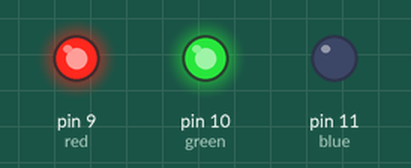
Simulated run of this sketch. Board: Arduino Nano, built with avr-gcc and run on an emulated ATmega328P. Shown: output pins drawn as LEDs (lit = HIGH).

Above: at 0.5 s.
At 1.5 s:
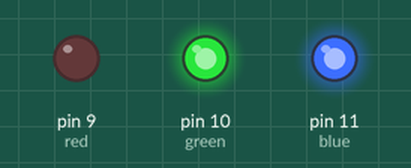
At 3.5 s:
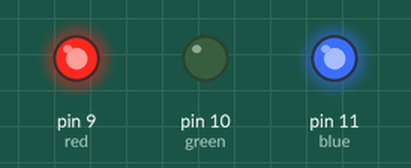
At 4.5 s:
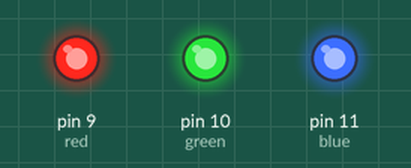
Timing chart, 0 to 6.5 s (numbered marks = the images above):
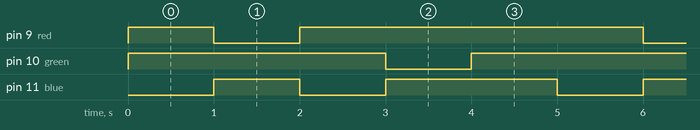

Measured:
- by itself, pin 9 (red), pin 10 (green): repeats every 5.0 s: LOW 1.0 s, HIGH 4.0 s
- by itself, pin 11 (blue): repeats every 5.0 s: LOW 1.0 s, HIGH 2.0 s, LOW 1.0 s, HIGH 1.0 s
- by itself, everything shown: repeats every 5.0 s, in 5 steps

The sketch:

sketch.ino
```cpp
int green = 10;
int blue = 11;
int red = 9;

void setup() {


  pinMode(green, OUTPUT);
  pinMode(blue, OUTPUT);
  pinMode(red, OUTPUT);// Pin 8 ko output set kiya
}

void loop() {

  digitalWrite(red, HIGH);
  digitalWrite(green, HIGH);
  digitalWrite(blue, LOW);
  delay(1000);

  digitalWrite(red, LOW);
  digitalWrite(green, HIGH);
  digitalWrite(blue, HIGH);
  delay(1000);

  digitalWrite(red, HIGH);
  digitalWrite(green, HIGH);
  digitalWrite(blue, LOW);
  delay(1000);

  digitalWrite(red, HIGH);
  digitalWrite(green, LOW);
  digitalWrite(blue, HIGH);
  delay(1000);

  digitalWrite(red, HIGH);
  digitalWrite(green, HIGH);
  digitalWrite(blue, HIGH);
  delay(1000);
}
```
